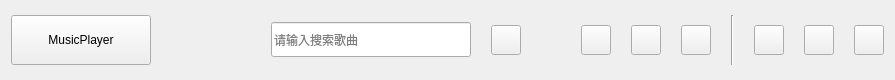
          <widget class="QWidget" name="widget_top" native="true">
           <property name="sizePolicy">
            <sizepolicy hsizetype="Preferred" vsizetype="Preferred">
             <horstretch>0</horstretch>
             <verstretch>0</verstretch>
            </sizepolicy>
           </property>
           <property name="minimumSize">
            <size>
             <width>0</width>
             <height>66</height>
            </size>
           </property>
           <property name="maximumSize">
            <size>
             <width>16777215</width>
             <height>80</height>
            </size>
           </property>
           <layout class="QHBoxLayout" name="horizontalLayout_2">
            <property name="spacing">
             <number>20</number>
            </property>
            <item>
             <widget class="QPushButton" name="btn_logo">
              <property name="sizePolicy">
               <sizepolicy hsizetype="Preferred" vsizetype="Preferred">
                <horstretch>0</horstretch>
                <verstretch>0</verstretch>
               </sizepolicy>
              </property>
              <property name="minimumSize">
               <size>
                <width>140</width>
                <height>50</height>
               </size>
              </property>
              <property name="maximumSize">
               <size>
                <width>140</width>
                <height>50</height>
               </size>
              </property>
              <property name="text">
               <string>MusicPlayer</string>
              </property>
              <property name="icon">
               <iconset resource="images.qrc">
                <normaloff>:/images/logo.png</normaloff>:/images/logo.png</iconset>
              </property>
              <property name="iconSize">
               <size>
                <width>32</width>
                <height>32</height>
               </size>
              </property>
             </widget>
            </item>
            <item>
             <spacer name="horizontalSpacer_4">
              <property name="orientation">
               <enum>Qt::Horizontal</enum>
              </property>
              <property name="sizeType">
               <enum>QSizePolicy::Preferred</enum>
              </property>
              <property name="sizeHint" stdset="0">
               <size>
                <width>100</width>
                <height>20</height>
               </size>
              </property>
             </spacer>
            </item>
            <item>
             <widget class="QLineEdit" name="edit_search">
              <property name="sizePolicy">
               <sizepolicy hsizetype="Expanding" vsizetype="Preferred">
                <horstretch>0</horstretch>
                <verstretch>0</verstretch>
               </sizepolicy>
              </property>
              <property name="minimumSize">
               <size>
                <width>200</width>
                <height>35</height>
               </size>
              </property>
              <property name="maximumSize">
               <size>
                <width>600</width>
                <height>35</height>
               </size>
              </property>
              <property name="placeholderText">
               <string>请输入搜索歌曲</string>
              </property>
             </widget>
            </item>
            <item>
             <widget class="QPushButton" name="btn_search">
              <property name="sizePolicy">
               <sizepolicy hsizetype="Preferred" vsizetype="Preferred">
                <horstretch>0</horstretch>
                <verstretch>0</verstretch>
               </sizepolicy>
              </property>
              <property name="minimumSize">
               <size>
                <width>30</width>
                <height>30</height>
               </size>
              </property>
              <property name="maximumSize">
               <size>
                <width>30</width>
                <height>30</height>
               </size>
              </property>
              <property name="toolTip">
               <string>搜索</string>
              </property>
              <property name="text">
               <string/>
              </property>
              <property name="icon">
               <iconset resource="images.qrc">
                <normaloff>:/images/button/btn_search.png</normaloff>:/images/button/btn_search.png</iconset>
              </property>
              <property name="iconSize">
               <size>
                <width>20</width>
                <height>20</height>
               </size>
              </property>
              <property name="checkable">
               <bool>true</bool>
              </property>
             </widget>
            </item>
            <item>
             <spacer name="horizontalSpacer_5">
              <property name="orientation">
               <enum>Qt::Horizontal</enum>
              </property>
              <property name="sizeHint" stdset="0">
               <size>
                <width>40</width>
                <height>20</height>
               </size>
              </property>
             </spacer>
            </item>
            <item>
             <widget class="QPushButton" name="btn_setskin">
              <property name="sizePolicy">
               <sizepolicy hsizetype="Preferred" vsizetype="Preferred">
                <horstretch>0</horstretch>
                <verstretch>0</verstretch>
               </sizepolicy>
              </property>
              <property name="minimumSize">
               <size>
                <width>30</width>
                <height>30</height>
               </size>
              </property>
              <property name="maximumSize">
               <size>
                <width>30</width>
                <height>30</height>
               </size>
              </property>
              <property name="text">
               <string/>
              </property>
              <property name="icon">
               <iconset resource="images.qrc">
                <normaloff>:/images/button/btn_skin.png</normaloff>:/images/button/btn_skin.png</iconset>
              </property>
              <property name="iconSize">
               <size>
                <width>28</width>
                <height>28</height>
               </size>
              </property>
             </widget>
            </item>
            <item>
             <widget class="QPushButton" name="btn_setting">
              <property name="sizePolicy">
               <sizepolicy hsizetype="Preferred" vsizetype="Preferred">
                <horstretch>0</horstretch>
                <verstretch>0</verstretch>
               </sizepolicy>
              </property>
              <property name="maximumSize">
               <size>
                <width>30</width>
                <height>30</height>
               </size>
              </property>
              <property name="toolTip">
               <string>设置</string>
              </property>
              <property name="text">
               <string/>
              </property>
              <property name="icon">
               <iconset resource="images.qrc">
                <normaloff>:/images/button/btn_setting.png</normaloff>:/images/button/btn_setting.png</iconset>
              </property>
              <property name="iconSize">
               <size>
                <width>28</width>
                <height>28</height>
               </size>
              </property>
             </widget>
            </item>
            <item>
             <widget class="QPushButton" name="btn_mail">
              <property name="sizePolicy">
               <sizepolicy hsizetype="Preferred" vsizetype="Preferred">
                <horstretch>0</horstretch>
                <verstretch>0</verstretch>
               </sizepolicy>
              </property>
              <property name="minimumSize">
               <size>
                <width>30</width>
                <height>30</height>
               </size>
              </property>
              <property name="maximumSize">
               <size>
                <width>30</width>
                <height>30</height>
               </size>
              </property>
              <property name="text">
               <string/>
              </property>
              <property name="icon">
               <iconset resource="images.qrc">
                <normaloff>:/images/button/btn_mail.png</normaloff>:/images/button/btn_mail.png</iconset>
              </property>
              <property name="iconSize">
               <size>
                <width>28</width>
                <height>28</height>
               </size>
              </property>
             </widget>
            </item>
            <item>
             <widget class="Line" name="line_v1">
              <property name="enabled">
               <bool>true</bool>
              </property>
              <property name="sizePolicy">
               <sizepolicy hsizetype="Fixed" vsizetype="Preferred">
                <horstretch>0</horstretch>
                <verstretch>0</verstretch>
               </sizepolicy>
              </property>
              <property name="minimumSize">
               <size>
                <width>0</width>
                <height>35</height>
               </size>
              </property>
              <property name="maximumSize">
               <size>
                <width>16777215</width>
                <height>50</height>
               </size>
              </property>
              <property name="orientation">
               <enum>Qt::Vertical</enum>
              </property>
             </widget>
            </item>
            <item>
             <widget class="QPushButton" name="btn_minsize">
              <property name="sizePolicy">
               <sizepolicy hsizetype="Preferred" vsizetype="Preferred">
                <horstretch>0</horstretch>
                <verstretch>0</verstretch>
               </sizepolicy>
              </property>
              <property name="minimumSize">
               <size>
                <width>30</width>
                <height>30</height>
               </size>
              </property>
              <property name="maximumSize">
               <size>
                <width>30</width>
                <height>30</height>
               </size>
              </property>
              <property name="baseSize">
               <size>
                <width>40</width>
                <height>40</height>
               </size>
              </property>
              <property name="toolTip">
               <string>最小化</string>
              </property>
              <property name="text">
               <string/>
              </property>
              <property name="icon">
               <iconset resource="images.qrc">
                <normaloff>:/images/button/btn_minimize.png</normaloff>:/images/button/btn_minimize.png</iconset>
              </property>
              <property name="iconSize">
               <size>
                <width>28</width>
                <height>28</height>
               </size>
              </property>
              <property name="autoRepeatDelay">
               <number>100</number>
              </property>
             </widget>
            </item>
            <item>
             <widget class="QPushButton" name="btn_maxsize">
              <property name="sizePolicy">
               <sizepolicy hsizetype="Preferred" vsizetype="Preferred">
                <horstretch>0</horstretch>
                <verstretch>0</verstretch>
               </sizepolicy>
              </property>
              <property name="minimumSize">
               <size>
                <width>30</width>
                <height>30</height>
               </size>
              </property>
              <property name="maximumSize">
               <size>
                <width>30</width>
                <height>30</height>
               </size>
              </property>
              <property name="baseSize">
               <size>
                <width>40</width>
                <height>40</height>
               </size>
              </property>
              <property name="toolTip">
               <string>最大化</string>
              </property>
              <property name="text">
               <string/>
              </property>
              <property name="icon">
               <iconset resource="images.qrc">
                <normaloff>:/images/button/btn_maximize.png</normaloff>:/images/button/btn_maximize.png</iconset>
              </property>
              <property name="iconSize">
               <size>
                <width>28</width>
                <height>28</height>
               </size>
              </property>
             </widget>
            </item>
            <item>
             <widget class="QPushButton" name="btn_close">
              <property name="sizePolicy">
               <sizepolicy hsizetype="Expanding" vsizetype="Expanding">
                <horstretch>0</horstretch>
                <verstretch>0</verstretch>
               </sizepolicy>
              </property>
              <property name="minimumSize">
               <size>
                <width>30</width>
                <height>30</height>
               </size>
              </property>
              <property name="maximumSize">
               <size>
                <width>30</width>
                <height>30</height>
               </size>
              </property>
              <property name="baseSize">
               <size>
                <width>40</width>
                <height>40</height>
               </size>
              </property>
              <property name="toolTip">
               <string>关闭</string>
              </property>
              <property name="text">
               <string/>
              </property>
              <property name="icon">
               <iconset resource="images.qrc">
                <normaloff>:/images/button/btn_close.png</normaloff>:/images/button/btn_close.png</iconset>
              </property>
              <property name="iconSize">
               <size>
                <width>28</width>
                <height>28</height>
               </size>
              </property>
             </widget>
            </item>
           </layout>
          </widget>
